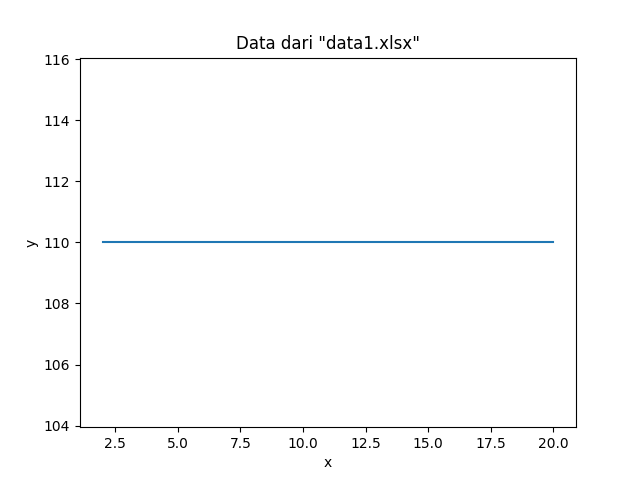

Here is the Python script that generated this plot:
import pandas as pd
import matplotlib.pyplot as plt
# Membaca file Excel
file_path = r"E:\1.Phy ' 2022\Fisika Komputasi\Modul 3\data1.xlsx"
data = pd.read_excel(file_path)
# Asumsi bahwa kolom pertama adalah X dan kolom kedua adalah Y
X = data.iloc[:, 0] # Kolom pertama (nilai sumbu x)
Y = data.iloc[:, 1] # Kolom kedua (nilai sumbu y)
# Plotting data
plt.plot(X, Y)
plt.title('Data dari "data1.xlsx"')
plt.xlabel('x')
plt.ylabel('y')
plt.show()
